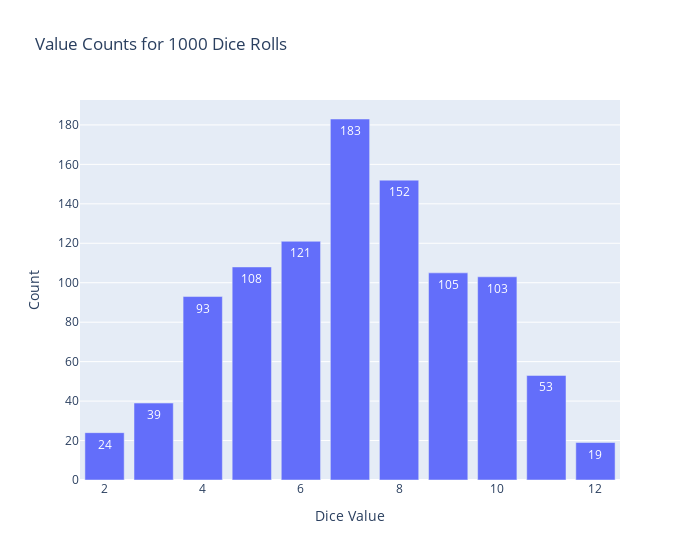

Write notebook code for a chart like this one.
### Code cell
# Create a bar chart of the value counts
fig = graph_objects.Figure(
    graph_objects.Bar(
        x=value_counts.index.to_list(),
        y=value_counts.values[:, 0],
        text=value_counts.values[:, 0],
        textposition='auto'
    )
)

# Update the layout to improve readability
fig.update_layout(
    title='Value Counts for 1000 Dice Rolls',
    xaxis_title='Dice Value',
    yaxis_title='Count',
    width=700,
)

# Display the plot
fig.show()

### Figure 1 — Plotly figure (JSON) as saved in the notebook; plotly's stock layout.template omitted (floating-point values rounded to 4 significant figures)
{"data": [{"text": [24.0, 39.0, 93.0, 108.0, 121.0, 183.0, 152.0, 105.0, 103.0, 53.0, 19.0], "textposition": "auto", "type": "bar", "x": [2, 3, 4, 5, 6, 7, 8, 9, 10, 11, 12], "y": [24, 39, 93, 108, 121, 183, 152, 105, 103, 53, 19]}], "layout": {"title": {"text": "Value Counts for 1000 Dice Rolls"}, "width": 700, "xaxis": {"title": {"text": "Dice Value"}}, "yaxis": {"title": {"text": "Count"}}}}
